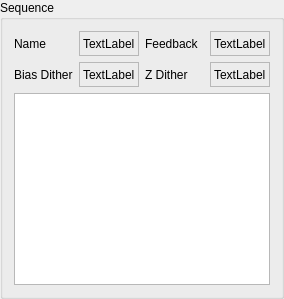
    <widget class="QGroupBox" name="groupBox_6">
     <property name="title">
      <string>Sequence</string>
     </property>
     <layout class="QGridLayout" name="gridLayout_7">
      <item row="0" column="2">
       <widget class="QLabel" name="label_59">
        <property name="sizePolicy">
         <sizepolicy hsizetype="Preferred" vsizetype="Fixed">
          <horstretch>0</horstretch>
          <verstretch>0</verstretch>
         </sizepolicy>
        </property>
        <property name="minimumSize">
         <size>
          <width>0</width>
          <height>25</height>
         </size>
        </property>
        <property name="maximumSize">
         <size>
          <width>16777215</width>
          <height>25</height>
         </size>
        </property>
        <property name="text">
         <string>Feedback</string>
        </property>
       </widget>
      </item>
      <item row="0" column="1">
       <widget class="QLabel" name="label_seq_name">
        <property name="sizePolicy">
         <sizepolicy hsizetype="Preferred" vsizetype="Fixed">
          <horstretch>0</horstretch>
          <verstretch>0</verstretch>
         </sizepolicy>
        </property>
        <property name="minimumSize">
         <size>
          <width>0</width>
          <height>25</height>
         </size>
        </property>
        <property name="maximumSize">
         <size>
          <width>16777215</width>
          <height>25</height>
         </size>
        </property>
        <property name="frameShape">
         <enum>QFrame::StyledPanel</enum>
        </property>
        <property name="text">
         <string>TextLabel</string>
        </property>
       </widget>
      </item>
      <item row="1" column="1">
       <widget class="QLabel" name="label_seq_bias_dither">
        <property name="sizePolicy">
         <sizepolicy hsizetype="Preferred" vsizetype="Fixed">
          <horstretch>0</horstretch>
          <verstretch>0</verstretch>
         </sizepolicy>
        </property>
        <property name="minimumSize">
         <size>
          <width>0</width>
          <height>25</height>
         </size>
        </property>
        <property name="maximumSize">
         <size>
          <width>16777215</width>
          <height>25</height>
         </size>
        </property>
        <property name="frameShape">
         <enum>QFrame::StyledPanel</enum>
        </property>
        <property name="text">
         <string>TextLabel</string>
        </property>
       </widget>
      </item>
      <item row="1" column="0">
       <widget class="QLabel" name="label_55">
        <property name="sizePolicy">
         <sizepolicy hsizetype="Preferred" vsizetype="Fixed">
          <horstretch>0</horstretch>
          <verstretch>0</verstretch>
         </sizepolicy>
        </property>
        <property name="minimumSize">
         <size>
          <width>0</width>
          <height>25</height>
         </size>
        </property>
        <property name="maximumSize">
         <size>
          <width>16777215</width>
          <height>25</height>
         </size>
        </property>
        <property name="text">
         <string>Bias Dither</string>
        </property>
       </widget>
      </item>
      <item row="0" column="0">
       <widget class="QLabel" name="label_13">
        <property name="sizePolicy">
         <sizepolicy hsizetype="Preferred" vsizetype="Fixed">
          <horstretch>0</horstretch>
          <verstretch>0</verstretch>
         </sizepolicy>
        </property>
        <property name="minimumSize">
         <size>
          <width>0</width>
          <height>25</height>
         </size>
        </property>
        <property name="maximumSize">
         <size>
          <width>16777215</width>
          <height>25</height>
         </size>
        </property>
        <property name="text">
         <string>Name</string>
        </property>
       </widget>
      </item>
      <item row="0" column="3">
       <widget class="QLabel" name="label_seq_feedback">
        <property name="sizePolicy">
         <sizepolicy hsizetype="Preferred" vsizetype="Fixed">
          <horstretch>0</horstretch>
          <verstretch>0</verstretch>
         </sizepolicy>
        </property>
        <property name="minimumSize">
         <size>
          <width>0</width>
          <height>25</height>
         </size>
        </property>
        <property name="maximumSize">
         <size>
          <width>16777215</width>
          <height>25</height>
         </size>
        </property>
        <property name="frameShape">
         <enum>QFrame::StyledPanel</enum>
        </property>
        <property name="text">
         <string>TextLabel</string>
        </property>
       </widget>
      </item>
      <item row="1" column="2">
       <widget class="QLabel" name="label_58">
        <property name="sizePolicy">
         <sizepolicy hsizetype="Preferred" vsizetype="Fixed">
          <horstretch>0</horstretch>
          <verstretch>0</verstretch>
         </sizepolicy>
        </property>
        <property name="minimumSize">
         <size>
          <width>0</width>
          <height>25</height>
         </size>
        </property>
        <property name="maximumSize">
         <size>
          <width>16777215</width>
          <height>25</height>
         </size>
        </property>
        <property name="text">
         <string>Z Dither</string>
        </property>
       </widget>
      </item>
      <item row="1" column="3">
       <widget class="QLabel" name="label_seq_z_dither">
        <property name="sizePolicy">
         <sizepolicy hsizetype="Preferred" vsizetype="Fixed">
          <horstretch>0</horstretch>
          <verstretch>0</verstretch>
         </sizepolicy>
        </property>
        <property name="minimumSize">
         <size>
          <width>0</width>
          <height>25</height>
         </size>
        </property>
        <property name="maximumSize">
         <size>
          <width>16777215</width>
          <height>25</height>
         </size>
        </property>
        <property name="frameShape">
         <enum>QFrame::StyledPanel</enum>
        </property>
        <property name="text">
         <string>TextLabel</string>
        </property>
       </widget>
      </item>
      <item row="3" column="0" colspan="4">
       <widget class="QListWidget" name="listWidget_seq"/>
      </item>
     </layout>
    </widget>
